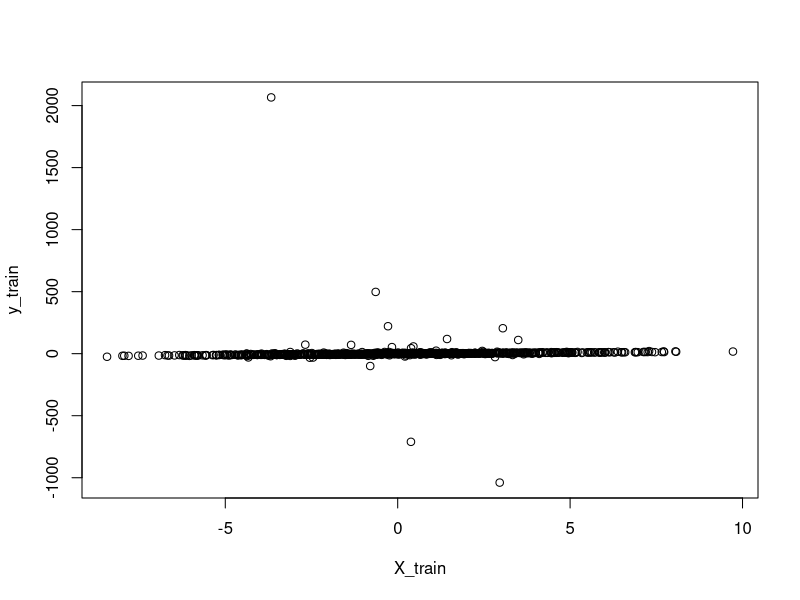
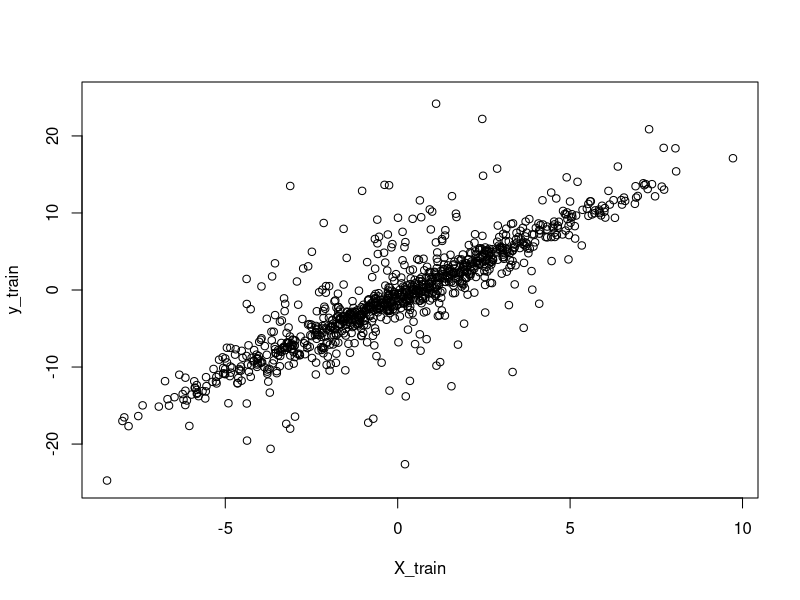

Generate these figures, in order, with R: (Note: this script raises an error after producing the figures.)
set.seed(123)
X_train = rnorm(1000, mean = 0, sd = 3)
y_train = 2 * X_train - 1 + rcauchy(1000)
X_test = rnorm(1000, mean = 0, sd = 3)
y_test = 2 * X_test - 1 + rnorm(1000)

plot(X_train, y_train)

plot(X_train, y_train, ylim = c(-25, 25))

lin_mod <- lm(y_train ~ X_train)
library(MASS)
rob_mod <- rlm(y_train ~ X_train)
pred_lin <- predict(lin_mod, data.frame("(Intercept)" = 1, X_test = X_test))
pred_rob <- predict(rob_mod, data.frame(X_test = X_test))
pred2_lin <- lin_mod$coefficients[1] + lin_mod$coefficients[2] * X_test
pred2_rob <- rob_mod$coefficients[1] + rob_mod$coefficients[2] * X_test

mean((pred2_lin - y_test)^2)
mean((pred2_rob - y_test)^2)



xres_lin <- mean((y_test - pred_lin)^2)
res_rob <- mean((y_test - pred_rob)^2)
res_lin
res_rob








